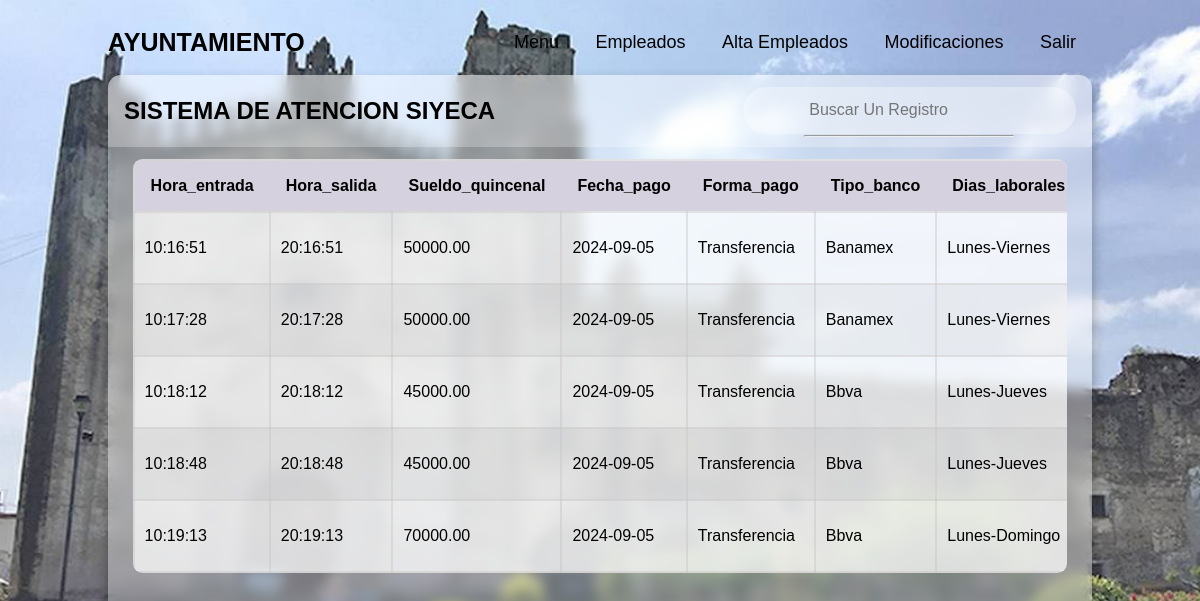
The app's page /porobar.php with its own data.
### tables this page shows
CREATE TABLE `obras_publicas_nomina` (
  `hora_entrada` time DEFAULT NULL,
  `hora_salida` time DEFAULT NULL,
  `sueldo_quincenal` decimal(8,2) DEFAULT NULL,
  `fecha_pago` date DEFAULT NULL,
  `forma_pago` varchar(15) DEFAULT NULL,
  `tipo_banco` varchar(15) DEFAULT NULL,
  `dias_laborales` varchar(15) DEFAULT NULL,
  `fecha_ingreso` datetime DEFAULT NULL,
  `identificador_nomina` int(11) NOT NULL,
  `no_empleado` int(11) DEFAULT NULL
);

### porobar.php (the view, shortened to what this page needs)
<!DOCTYPE html>
<html lang="es">
<head>
    <link rel="stylesheet" href="css/c10.css">
</head>
<body>
        <main id="principal">
            <header>
                <div class="Menu container">
                    <a href="#" class="logo">AYUNTAMIENTO</a>
                        <ing src="media/Menu.png" class="Menu-icono" alt="">
                    <nav class="navbar">
                    <ul>
                            <li><a href="menu.html">Menu</a></li>
                            <li><a href="empleados.php">Empleados</a></li>
                            <li><a href="dependecias/altaobras.php">Alta empleados</a></li>
                            <li><a href="dependecias/modobras.php">Modificaciones</a> </li>
                            <li><a href="index.php">Salir</a></li>
                        </ul>
                    </nav>
                </div>
                </header>
                <div class="contentcontainer">
                </div>
<center><main class="table" id="customers_table">
        <section class="table__header">
        <h2>SISTEMA DE ATENCION SIYECA</h2>
            <div class="input-group" >
            <div class="container-fluid">
  <form class="d-flex">
      <input class="input light-table-filter" data-table="table_id" type="search"
      placeholder="Buscar un registro">
      <hr>
      </form>
  </div>
            </div>
        </section>
        <section class="table__body">
                <table class="table table-striped table-dark table_id ">
                <thead>  <tr>
                    <th>hora_entrada</th>
                        <th>hora_salida</th>
                        <th>sueldo_quincenal</th>
                        <th>fecha_pago</th>
                        <th>forma_pago</th>
                        <th>tipo_banco</th>
                        <th>dias_laborales</th>
                    </tr></thead>
                    <?php
       $conexion=mysqli_connect("localhost","root","","siyeca");
       $alumnos= "select * from obras_publicas_nomina"
?>
         <?php
        $resultado=mysqli_query($conexion,$alumnos);
        while ($row=mysqli_fetch_assoc($resultado))
        {
            ?>
            <tr>
        <td> <?php echo $row["hora_entrada"];?> </td>
                <td> <?php echo $row["hora_salida"];?> </td>
                <td> <?php echo $row["sueldo_quincenal"];?> </td>
                <td> <?php echo $row["fecha_pago"];?> </td>
                <td> <?php echo $row["forma_pago"];?> </td>
                <td> <?php echo $row["tipo_banco"];?> </td>
                <td> <?php echo $row["dias_laborales"];?> </td>
            </tr>
        <?php } ?>
                </table>
                </center>
</body>
</html>

### css/c10.css (style rules this page uses)
* { margin: 0; padding: 0; box-sizing: bordar-box; text-transform: capitalize; text-decoration: none; list-style: none; }
.contentcontainer { padding-top: 2rem; }
header { color: white; }
.container { max-width: 1100px; margin: 0 auto; }
.Menu { position: relative; top: 18px; left: 0; right: 0; display: flex; align-items: center; justify-content: space-between; }
.Menu .logo { letter-spacing: 5; font-weight: 700; font-size: 25px; color: #000000; }
.Menu .navbar ul li { margin: 0; padding: 0; display: inline-block; list-style: none; position: relative; }
.Menu .navbar ul li a { font-size: 18px; padding: 0.5rem 1rem; color: #000000; display: block; transition: all 0.4s linear; }
.input-group { position: relative; }
.input { border: solid 1.5px #9e9e9e; border-radius: 1rem; background: none; padding: 1rem; font-size: 1rem; color: #000000; transition: border 150ms cubic-bezier(0.4,0,0.2,1); }
.input:focus, input:valid { outline: none; border: 1.5px solid #1a73e8; }
.input { max-width: 210px; height: 50px; border-radius: 7px; border: 0; outline: auto grey; padding-inline: 15px; font-size: 16px; transform: all 200ms; }
* { margin: 0; padding: 0; box-sizing: border-box; font-family: sans-serif; }
body { min-height: 100vh; background: url(images/html_table.jpg) center / cover; display: flex; justify-content: center; align-items: center; }
main.table { width: 82vw; height: 90vh; background-color: #fff5; backdrop-filter: blur(7px); box-shadow: 0 .4rem .8rem #0005; border-radius: .8rem; overflow: hidden; }
.table__header { width: 100%; height: 10%; background-color: #fff4; padding: .8rem 1rem; display: flex; justify-content: space-between; align-items: center; }
.table__header .input-group { width: 35%; height: 100%; background-color: #fff5; padding: 0 .8rem; border-radius: 2rem; display: flex; justify-content: center; align-items: center; transition: .2s; }
.table__header .input-group input { width: 100%; padding: 0 .5rem 0 .3rem; background-color: transparent; border: none; outline: none; }
.table__body { width: 95%; max-height: calc(89% - 1.6rem); background-color: #fffb; margin: .8rem auto; border-radius: .6rem; overflow: auto; overflow: overlay; }
table { width: 100%; }
table, th, td { border-collapse: collapse; padding: 1rem; text-align: left; }
table, td { border: 2px solid rgba(197, 193, 193, 0.4) ; padding: 10px; }
thead th { position: sticky; top: 0; left: 0; background-color: #d5d1defe; cursor: pointer; text-transform: capitalize; }
tbody tr:nth-child(even) { background-color: #0000000b; }
tbody tr { --delay: .1s; transition: .5s ease-in-out var(--delay), background-color 0s; }
tbody tr td, tbody tr td p, tbody tr td img { transition: .2s ease-in-out; }

### porobar.php (style rules this page uses)
body { background-image: url(mediaa/San\ Juan.jpg); background-size: cover; background-attachment: fixed; }

### records on screen
obras_publicas_nomina: hora_entrada "10:16:51", hora_salida "20:16:51", sueldo_quincenal "50000.00", fecha_pago "2024-09-05", forma_pago "Transferencia", tipo_banco "Banamex", dias_laborales "Lunes-Viernes"
obras_publicas_nomina: hora_entrada "10:17:28", hora_salida "20:17:28", sueldo_quincenal "50000.00", fecha_pago "2024-09-05", forma_pago "Transferencia", tipo_banco "Banamex", dias_laborales "Lunes-Viernes"
obras_publicas_nomina: hora_entrada "10:18:12", hora_salida "20:18:12", sueldo_quincenal "45000.00", fecha_pago "2024-09-05", forma_pago "Transferencia", tipo_banco "Bbva", dias_laborales "Lunes-Jueves"
obras_publicas_nomina: hora_entrada "10:18:48", hora_salida "20:18:48", sueldo_quincenal "45000.00", fecha_pago "2024-09-05", forma_pago "Transferencia", tipo_banco "Bbva", dias_laborales "Lunes-Jueves"
obras_publicas_nomina: hora_entrada "10:19:13", hora_salida "20:19:13", sueldo_quincenal "70000.00", fecha_pago "2024-09-05", forma_pago "Transferencia", tipo_banco "Bbva", dias_laborales "Lunes-Domingo"
